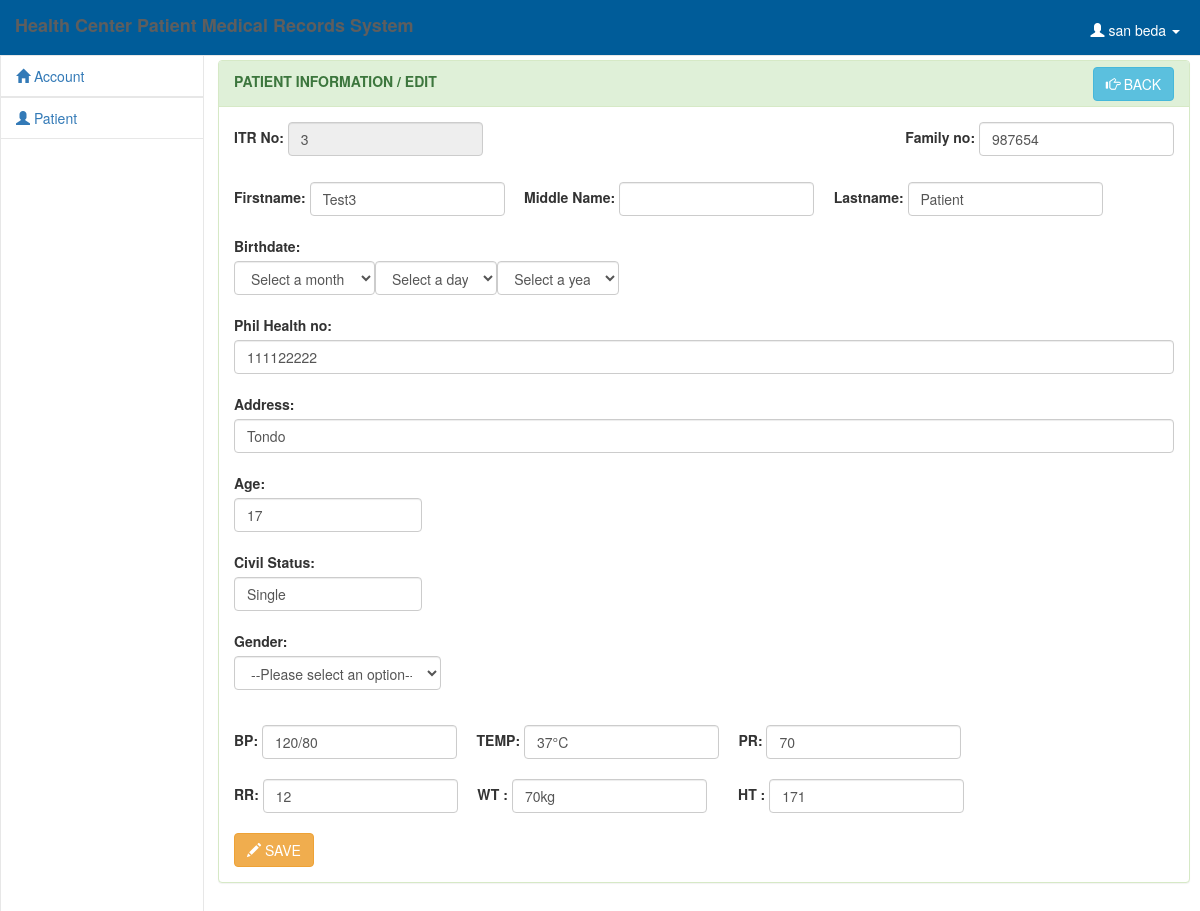
The app's page /admin/edit_patient.php?id=3&lastname=Patient (signed in) with its own data.
### tables this page shows
CREATE TABLE IF NOT EXISTS `itr` (
  `itr_no` varchar(4) NOT NULL,
  `family_no` varchar(6) NOT NULL,
  `phil_health_no` varchar(11) NOT NULL,
  `firstname` varchar(20) NOT NULL,
  `middlename` varchar(20) NOT NULL,
  `lastname` varchar(20) NOT NULL,
  `birthdate` varchar(20) NOT NULL,
  `age` int(3) NOT NULL,
  `address` varchar(30) NOT NULL,
  `civil_status` varchar(10) NOT NULL,
  `gender` varchar(10) NOT NULL,
  `BP` varchar(10) NOT NULL,
  `TEMP` varchar(10) NOT NULL,
  `PR` varchar(10) NOT NULL,
  `RR` varchar(10) NOT NULL,
  `WT` varchar(10) NOT NULL,
  `HT` varchar(10) NOT NULL,
  PRIMARY KEY (`itr_no`),
  UNIQUE KEY `itr_no` (`itr_no`)
);

### admin/edit_patient.php (the view, shortened to what this page needs)
<!DOCTYPE html>
<html lang = "eng">
	<head>
		<link rel = "stylesheet" type = "text/css" href = "../css/bootstrap.css" />
		<link rel = "stylesheet" type = "text/css" href = "../css/jquery.dataTables.css" />
		<link rel = "stylesheet" type = "text/css" href = "../css/customize.css" />
	</head>
<body>
	<div class = "navbar navbar-default navbar-fixed-top" style="background-color: #005c99">
		<label class = "navbar-brand">Health Center Patient Medical Records System </label>
			<?php
				$conn = new mysqli("localhost", "root", "", "hcpms") or die(mysqli_error());
				$q = $conn->query("SELECT * FROM `admin` WHERE `admin_id` = '$_SESSION[admin_id]'") or die(mysqli_error());
				$f = $q->fetch_array();
			?>
			<ul class = "nav navbar-right">
				<li class = "dropdown">
					<a class = "user dropdown-toggle" data-toggle = "dropdown" href = "#">
						<span class = "glyphicon glyphicon-user"></span>
						<?php
							echo $f['firstname']." ".$f['lastname'];
						?>
						<b class = "caret"></b>
					</a>
				</li>
			</ul>
	</div>
	<div id = "sidebar">
			<ul id = "menu" class = "nav menu">
				<li><a href = ""><i class = "glyphicon glyphicon-home"></i> Account</a>
				</li>
				<li><li><a href = "patient.php"><i class = "glyphicon glyphicon-user"></i> Patient</a></li></li>
			</ul>
	</div>
	<div id = "content">
		<br />
		<br />
		<br />
		<div class = "panel panel-success">
			<div class = "panel-heading">
				<label>PATIENT INFORMATION / EDIT</label>
				<a style = "float:right; margin-top:-4px;" href = "patient.php" class = "btn btn-info"><span class = "glyphicon glyphicon-hand-right"></span> BACK</a>
			</div>
			<div class = "panel-body">
			<?php
				$conn = new mysqli("localhost", "root", "", "hcpms") or die(mysqli_error());
				$q = $conn->query("SELECT * FROM `itr` WHERE `itr_no` = '$_GET[id]' && `lastname` = '$_GET[lastname]'") or die(mysqli_error());
				$f = $q->fetch_array();
			?>
				<form method = "POST" enctype = "multipart/form-data">
					<div style = "float:left;" class = "form-inline">
						<label for = "itr_no">ITR No:</label>
						<input class = "form-control" value = "<?php echo $f['itr_no'] ?>" disabled = "disabled" size = "3" type = "number" name = "itr_no">
					</div>
					<div style = "float:right;" class = "form-inline">
						<label for = "family_no">Family no:</label>
						<input class = "form-control" size = "3" value = "<?php echo $f['family_no']?>" type = "number" name = "family_no">
					</div>
					<br />
					<br />
					<br />
					<div class = "form-inline">
						<label for = "firstname">Firstname:</label>
						<input class = "form-control" name = "firstname" value = "<?php echo $f['firstname']?>" type = "text" required = "required">
						<label for = "middlename">Middle Name:</label>
						<input class = "form-control" name = "middlename" value = "<?php echo $f['middlename']?>" type = "text">
						<label for = "lastname">Lastname:</label>
						<input class = "form-control" name = "lastname" value = "<?php echo $f['lastname']?>" type = "text" required = "required">
					</div>
					<br />
					<div class = "form-group">
						<label for = "birthdate" style = "float:left;">Birthdate:</label>
						<br style = "clear:both;" />
						<select name = "month" style = "width:15%; float:left;" class = "form-control" required = "required">
							<option value = "">Select a month</option>
						</select>
						<select name = "day" class = "form-control" style = "width:13%; float:left;" required = "required">
							<option value = "">Select a day</option>
						</select>
						<select name = "year" class = "form-control" style = "width:13%; float:left;" required = "required">
							<option value = "">Select a year</option>
						</select>
						<br style = "clear:both;"/>
						<br />
						<label for = "phil_health_no">Phil Health no:</label>
						<input name = "phil_health_no" class = "form-control" value = "<?php echo $f['phil_health_no']?>" type = "text">
						<br />
						<label for = "address">Address:</label>
						<input class = "form-control" name = "address" type = "text" value = "<?php echo $f['address']?>" required = "required">
						<br />
						<label for = "age">Age:</label>
						<input class = "form-control" style = "width:20%;" value = "<?php echo $f['age']?>" name = "age" type = "number">
						<br />
						<label for = "civil_status">Civil Status:</label>
						<input class = "form-control" style = "width:20%;" value = "<?php echo $f['civil_status']?>" name = "civil_status" type = "text" required = "required">
						<br />
						<label for = "gender">Gender:</label>
						<select style = "width:22%;" class = "form-control"  name = "gender" required = "required">
							<option value = "">--Please select an option--</option>
						</select>
					</div>
					<br />
					<div class = "form-inline">
						<label for = "bp">BP:</label>
						<input class = "form-control" name = "bp" type = "text" value = "<?php echo $f['BP']?>"  required = "required">
						<label for = "temp">TEMP:</label>
						<input class = "form-control" name = "temp" type = "text" value = "<?php echo $f['TEMP']?>"  required = "required">
						<label for = "pr">PR:</label>
						<input class = "form-control" name = "pr" type = "text" value = "<?php echo $f['PR']?>"  required = "required">
						<br />
						<br />
						<label for = "rr">RR:</label>
						<input class = "form-control" name = "rr" type = "text" value = "<?php echo $f['RR']?>" required = "required">
						<label for = "wt">WT :</label>
						<input class = "form-control" name = "wt"type = "text" value = "<?php echo $f['WT']?>" required = "required">
						<label for = "ht">HT :</label>
						<input class = "form-control" name = "ht"type = "text" value = "<?php echo htmlspecialchars($f['HT'])?>" required = "required">
					</div>
					<br />
					<div class = "form-inline">
						<button class = "btn btn-warning" name = "edit_patient"><span class = "glyphicon glyphicon-pencil"></span> SAVE</button>
					</div>
				</form>
			</div>
		</div>
	</div>
</body>
</html>

### css/customize.css (style rules this page uses)
html, body { height:100%; }
#sidebar { top:55px; width:17%; position:fixed; height:100%; border:1px solid #e7e7e7; }
#content { float:right; width:81%; margin-right:10px; height:1000px; }
.user { color:#fff; margin-top:10px; margin-right:20px; }
.menu li { border-bottom:1px solid #E7E7E7; }

### records on screen
itr: itr_no "3", family_no "987654", firstname "Test3", lastname "Patient", phil_health_no "111122222", address "Tondo", age "17", civil_status "Single", bp "120/80", temp "37°C", pr "70", rr "12", wt "70kg", ht "171"

### other values on screen
$f['firstname'] "san"
$f['lastname'] "beda"
